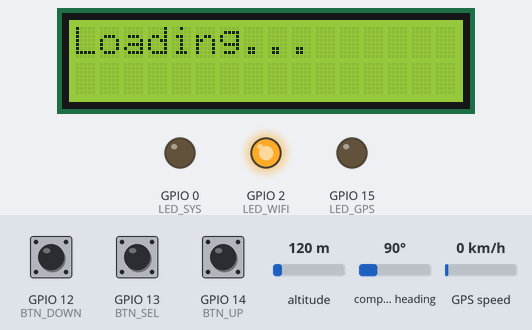
A sketch run on a simulated ESP32. Parts: 16×2 character LCD, output pins drawn as LEDs (lit = HIGH). Inputs (shaded band) come from the test bench; at power-on: GPIO 13 (BTN_SEL) HIGH, GPIO 14 (BTN_UP) HIGH, GPIO 12 (BTN_DOWN) HIGH, altitude 120 m, compass heading 90°, GPS speed 0 km/h. WiFi joins after 1.5 s; servers stay silent unless stated; I2S audio is not simulated (input reads silence); storage starts empty; the GPS gets a fix after 3 s at 37.7749, -122.4194 with 8 satellites; the Firebase database answers and starts empty; what the sketch prints to the serial monitor is not drawn.

Above: at 3.2 s.
4.6 s: GPIO 13 (BTN_SEL) pulled LOW for 0.15 s
At 6.1 s:
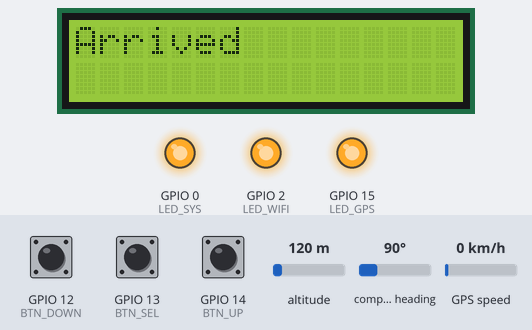
6.7 s: GPIO 14 (BTN_UP) pulled LOW for 0.15 s
At 8.0 s:
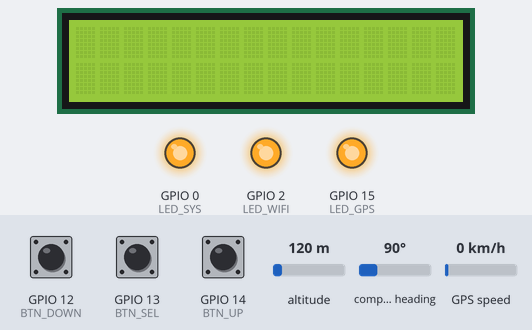
8.3 s: GPIO 13 (BTN_SEL) pulled LOW for 3.2 s
At 12.7 s:
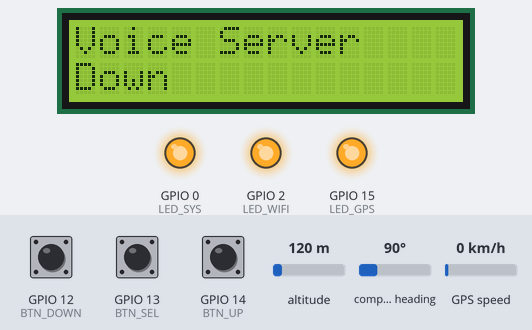
13.0 s: GPIO 14 (BTN_UP) pulled LOW for 3.2 s
At 17.2 s:
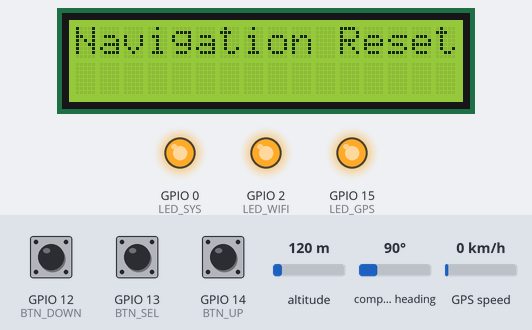
19.6 s: GPIO 13 (BTN_SEL) pulled LOW for 1 s
At 21.2 s:
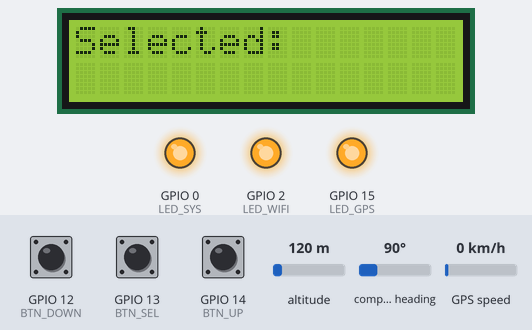
22.8 s: GPIO 14 (BTN_UP) pulled LOW for 1 s
At 25.1 s:
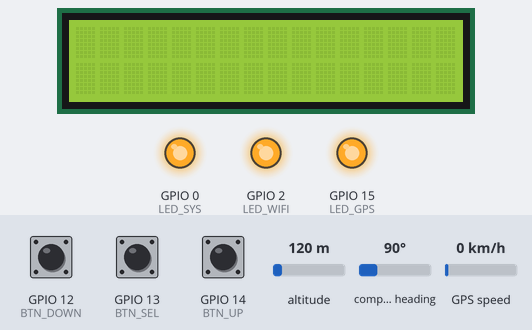
Timing chart, 0 to 26.3 s (numbered marks = the images above; inputs shaded):
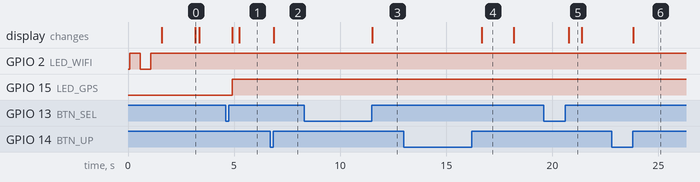

Measured:
- after the input at 4.6 s, GPIO 15 (LED_GPS): LOW → HIGH after 0.32 s; the display: first changes after 0.32 s (image 1 shows a later state)
- after the input at 6.7 s, the display: changes after 0.16 s (image 2)
- after the input at 8.3 s, the display: changes after 3.2 s (image 3)
- after the input at 13.0 s, the display: changes after 3.7 s (image 4)
- after the input at 19.6 s, the display: changes after 1.2 s (image 5)
- after the input at 22.8 s, the display: changes after 1.0 s (image 6)
- what the display in image 4 shows lasts 1.5 s, from 16.7 s to 18.2 s

The sketch:

today2222sketch_mar25a.ino
```cpp
#include <WiFi.h>
#include <Firebase_ESP_Client.h>
#include <LiquidCrystal_I2C.h>
#include <TinyGPSPlus.h>
#include <Wire.h>
#include <MPU6050.h>
#include <SPI.h>
#include <SD.h>
#include <driver/i2s.h>

// ---------------- WIFI ----------------
#define WIFI_SSID "Smart IoT Connect"
#define WIFI_PASSWORD "STJ35LCR"
#define API_KEY "AIzaSyBAVT6lfD7aMj-NXgtrsCZjrgicYasp2nM"
#define DATABASE_URL "https://smart-iot-connect-default-rtdb.asia-southeast1.firebasedatabase.app/"

// ---------------- LED ----------------
#define LED_WIFI 2
#define LED_GPS 15
#define LED_SYS 0

// ---------------- BUTTONS ----------------
#define BTN_DOWN 12
#define BTN_SEL 13
#define BTN_UP 14

// ---------------- ULTRASONIC ----------------
#define TRIG 32
#define ECHO 33

// ---------------- AUDIO ----------------
#define SD_CS 5
#define I2S_DOUT 27
#define I2S_BCLK 26
#define I2S_LRC 25
#define VOLUME_GAIN 5

// ---------------- GPS ----------------
TinyGPSPlus gps;
HardwareSerial gpsSerial(2);

// ---------------- MPU ----------------
MPU6050 mpu;

// ---------------- LCD ----------------
LiquidCrystal_I2C lcd(0x27, 16, 2);

// ---------------- FIREBASE ----------------
FirebaseData fbdo;
FirebaseAuth auth;
FirebaseConfig config;

// ---------------- DATA ----------------
String names[20];
int totalDest = 0;
int currentIndex = 0;

// ---------------- NAV ----------------
String instruction = "";
int distance = 0;
int lastDistance = 99999;

// ---------------- STATE ----------------
enum Mode { MENU,
            WAIT_GPS,
            NAVIGATION };
Mode mode = MENU;

// ---------------- TIMERS ----------------
unsigned long lastVoice = 0;
unsigned long lastGPSsend = 0;

// =======================================================
// 🔊 I2S SETUP
// =======================================================
void setupI2S() {
  i2s_config_t config = {
    .mode = (i2s_mode_t)(I2S_MODE_MASTER | I2S_MODE_TX),
    .sample_rate = 16000,
    .bits_per_sample = I2S_BITS_PER_SAMPLE_16BIT,
    .channel_format = I2S_CHANNEL_FMT_ONLY_LEFT,
    .communication_format = I2S_COMM_FORMAT_I2S,
    .dma_buf_count = 8,
    .dma_buf_len = 512
  };

  i2s_pin_config_t pins = {
    .bck_io_num = I2S_BCLK,
    .ws_io_num = I2S_LRC,
    .data_out_num = I2S_DOUT,
    .data_in_num = I2S_PIN_NO_CHANGE
  };

  i2s_driver_install(I2S_NUM_0, &config, 0, NULL);
  i2s_set_pin(I2S_NUM_0, &pins);
}

// =======================================================
// 🔊 AUDIO
// =======================================================
void playWav(const char *file) {
  File f = SD.open(file);
  if (!f) {
    Serial.println("File missing");
    return;
  }

  f.seek(44);
  uint8_t buf[512];

  while (f.available()) {
    size_t r = f.read(buf, 512);

    int16_t *samples = (int16_t *)buf;

    for (int i = 0; i < r / 2; i++) {
      int32_t temp = samples[i] * VOLUME_GAIN;

      if (temp > 32767) temp = 32767;
      if (temp < -32768) temp = -32768;

      samples[i] = temp;
    }

    size_t w;
    i2s_write(I2S_NUM_0, buf, r, &w, portMAX_DELAY);
  }

  f.close();
}

// =======================================================
// 🔊 DESTINATION VOICE (YOUR FUNCTION)
// =======================================================
void speakDestination(String name) {
  name.toLowerCase();

  if (name.indexOf("site") >= 0) playWav("/site_college.wav");
  else if (name.indexOf("hostel") >= 0) playWav("/vhr_boys_hostel.wav");
  else if (name.indexOf("science") >= 0) playWav("/subharti_science_college.wav");
  else if (name.indexOf("placement") >= 0) playWav("/placement_cell_department.wav");
  else if (name.indexOf("pharmacy") >= 0) playWav("/subharti_pharmacy_college.wav");
  else if (name.indexOf("polytechnic") >= 0) playWav("/subharti_polytechnic_college.wav");
  else if (name.indexOf("library") >= 0) playWav("/central_library.wav");
  else if (name.indexOf("medical") >= 0) playWav("/subharti_medical_college.wav");
  else if (name.indexOf("dental") >= 0) playWav("/subharti_dental_college.wav");
  else if (name.indexOf("vc") >= 0) playWav("/vc_office.wav");
  else if (name.indexOf("convention") >= 0) playWav("/mangalya.wav");
  else if (name.indexOf("law") >= 0) playWav("/law.wav");
  else playWav("/unknown.wav");
}

// =======================================================
// 📡 FETCH DEST
// =======================================================
void fetchDestinations() {
  lcd.clear();
  lcd.print("Loading...");
  Serial.println("Fetching...");

  if (Firebase.RTDB.getJSON(&fbdo, "/predefined_destinations")) {
    FirebaseJson json;
    json.setJsonData(fbdo.payload());

    FirebaseJsonData data;
    totalDest = 0;

    for (int i = 1; i <= 20; i++) {
      String base = "[" + String(i) + "]";

      if (json.get(data, base + "/name")) {
        names[totalDest] = data.stringValue;

        Serial.println(names[totalDest]);  // debug

        totalDest++;
      }
    }

    Serial.print("Loaded: ");
    Serial.println(totalDest);

    // 🔥 DISPLAY + SPEAK FIRST DESTINATION
    lcd.clear();

    if (totalDest > 0) {
      lcd.print(names[0].substring(0, 16));
      speakDestination(names[0]);  // 🔊 SPEAKER OUTPUT
    } else {
      lcd.print("No Data");
      playWav("/error.wav");
    }
  } else {
    lcd.clear();
    lcd.print("Firebase Error");

    Serial.println("Firebase FAILED");
    Serial.println(fbdo.errorReason());

    playWav("/error.wav");
  }
}

// =======================================================
// 🔘 BUTTONS

void resetNavigation() {
  // 🔄 Reset Firebase destination
  Firebase.RTDB.setString(&fbdo, "/navigation_device/destination/name", "");
  Firebase.RTDB.setString(&fbdo, "/navigation_device/instruction", "");
  Firebase.RTDB.setInt(&fbdo, "/navigation_device/distance", 0);

  // 🔁 Reset local state
  mode = MENU;
  currentIndex = 0;

  lcd.clear();
  lcd.print("Navigation Reset");

  playWav("/navigation_reset.wav");  // 🔊 add this file

  delay(1500);

  // 🔙 Show menu again
  lcd.clear();
  if (totalDest > 0) {
    lcd.print(names[0].substring(0, 16));
    speakDestination(names[0]);
  }
}

// =======================================================
void handleButtons() {
  if (digitalRead(BTN_DOWN) == LOW) {
    currentIndex = (currentIndex + 1) % totalDest;
    lcd.clear();
    lcd.print(names[currentIndex].substring(0, 16));
    speakDestination(names[currentIndex]);
    delay(300);
  }

  if (digitalRead(BTN_UP) == LOW) {
    unsigned long pressTime = millis();

    while (digitalRead(BTN_UP) == LOW) {
      delay(10);
    }

    // 🔥 LONG PRESS → RESET NAVIGATION
    if (millis() - pressTime > 1500) {
      resetNavigation();
      return;
    }

    // 🔁 SHORT PRESS → NORMAL SCROLL
    currentIndex--;
    if (currentIndex < 0) currentIndex = totalDest - 1;

    lcd.clear();
    lcd.print(names[currentIndex].substring(0, 16));
    speakDestination(names[currentIndex]);

    delay(300);
  }

  if (digitalRead(BTN_SEL) == LOW) {
    unsigned long t = millis();
    while (digitalRead(BTN_SEL) == LOW)
      ;

    if (millis() - t > 1500) {
      lcd.clear();
      lcd.print("Voice Server");
      lcd.setCursor(0, 1);
      lcd.print("Down");
      playWav("/voice_server_failed.wav");
      delay(2000);
    } else {
      Firebase.RTDB.setString(&fbdo, "/navigation_device/destination/name", names[currentIndex]);

      lcd.clear();
      lcd.print("Selected:");
      lcd.setCursor(0, 1);
      lcd.print(names[currentIndex].substring(0, 16));

      speakDestination(names[currentIndex]);

      mode = WAIT_GPS;
    }
  }
}

// =======================================================
// 📡 GPS SEND
// =======================================================
void sendGPS() {
  if (gps.location.isValid() && millis() - lastGPSsend > 2000) {
    Firebase.RTDB.setDouble(&fbdo, "/navigation_device/location/lat", gps.location.lat());
    Firebase.RTDB.setDouble(&fbdo, "/navigation_device/location/lon", gps.location.lng());
    lastGPSsend = millis();
  }
}

// =======================================================
// 🧭 NAVIGATION
// =======================================================
void navigationLoop() {
  Firebase.RTDB.getString(&fbdo, "/navigation_device/instruction");
  instruction = fbdo.stringData();

  Firebase.RTDB.getInt(&fbdo, "/navigation_device/distance");
  distance = fbdo.intData();

  static String lastText = "";
  String currentText = instruction + String(distance);

  if (currentText != lastText) {
    lcd.clear();
    lcd.print(instruction.substring(0, 16));
    lcd.setCursor(0, 1);
    lcd.print(String(distance) + " m");
    lastText = currentText;
  }

  if (distance < 10) {
    lcd.clear();
    lcd.print("Arrived");
    playWav("/dest_reach.wav");
    mode = MENU;
    return;
  }

  if (distance > lastDistance + 20) {
    lcd.clear();
    lcd.print("Wrong Direction");
    playWav("/wrong_direction.wav");
    Firebase.RTDB.setBool(&fbdo, "/navigation_device/reroute", true);
  }

  lastDistance = distance;

  if (millis() - lastVoice > 4000) {
    if (instruction == "LEFT") playWav("/left.wav");
    else if (instruction == "RIGHT") playWav("/right.wav");
    else playWav("/forward.wav");

    lastVoice = millis();
  }
}

// =======================================================
// 🟢 SETUP
// =======================================================
void setup() {
  Serial.begin(115200);

  pinMode(LED_WIFI, OUTPUT);
  pinMode(LED_GPS, OUTPUT);
  pinMode(LED_SYS, OUTPUT);

  Wire.begin();
  mpu.initialize();

  pinMode(BTN_DOWN, INPUT_PULLUP);
  pinMode(BTN_UP, INPUT_PULLUP);
  pinMode(BTN_SEL, INPUT_PULLUP);

  lcd.init();
  lcd.backlight();

  WiFi.begin(WIFI_SSID, WIFI_PASSWORD);
  lcd.print("Connecting WiFi");

  while (WiFi.status() != WL_CONNECTED) {
    digitalWrite(LED_WIFI, !digitalRead(LED_WIFI));
    delay(500);
  }

  digitalWrite(LED_WIFI, HIGH);

  lcd.clear();
  lcd.print("WiFi Connected");
  playWav("/wifi.wav");
  delay(1500);

  setupI2S();
  SD.begin(SD_CS);

  playWav("/welcome_to.wav");
  playWav("/btm1_dest.wav");
  playWav("/btm2_previos.wav");
  playWav("/bt3_sel_nest.wav");
  playWav("/btm3_input.wav");


  config.api_key = API_KEY;
  config.database_url = DATABASE_URL;

  // 🔥 REQUIRED FOR ESP32 AUTH
  if (Firebase.signUp(&config, &auth, "", "")) {
    Serial.println("Firebase SignUp OK");
  } else {
    Serial.printf("SignUp failed: %s\n", config.signer.signupError.message.c_str());
  }

  // Start Firebase
  Firebase.begin(&config, &auth);
  Firebase.reconnectWiFi(true);

  fetchDestinations();

  lcd.clear();
  if (totalDest > 0) {
    lcd.print(names[0].substring(0, 16));
    speakDestination(names[0]);
  } else lcd.print("No Data");

  digitalWrite(LED_SYS, HIGH);

  gpsSerial.begin(9600, SERIAL_8N1, 16, 17);

  while (!Firebase.ready()) {
    Serial.print(".");
    delay(200);
  }
  Serial.println("\nFirebase Ready");
  playWav("/firebase_ready.wav");
}

// =======================================================
// 🔁 LOOP
// =======================================================
void loop() {
  while (gpsSerial.available())
    gps.encode(gpsSerial.read());

  sendGPS();

  // 🔥 ALWAYS CHECK BUTTONS (GLOBAL CONTROL)
  handleButtons();

  switch (mode) {
    case MENU:
      break;

    case WAIT_GPS:
      if (!gps.location.isValid()) {
        lcd.clear();
        lcd.print("Waiting GPS...");
      } else {
        digitalWrite(LED_GPS, HIGH);
        mode = NAVIGATION;
      }
      break;

    case NAVIGATION:
      navigationLoop();
      break;
  }
}
```
